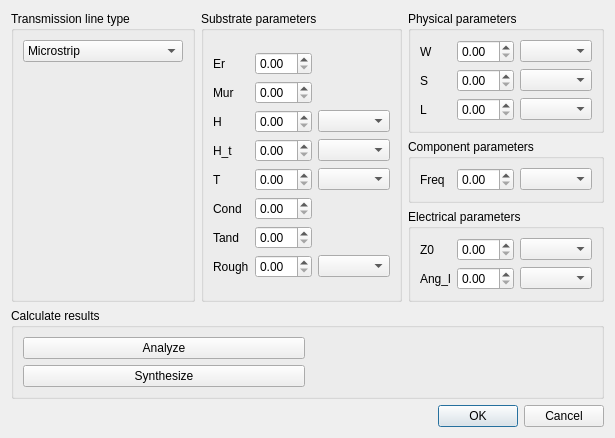
<?xml version="1.0" encoding="UTF-8"?>
<ui version="4.0">
 <class>TransmissionDialog</class>
 <widget class="QDialog" name="TransmissionDialog">
  <property name="geometry">
   <rect>
    <x>0</x>
    <y>0</y>
    <width>533</width>
    <height>425</height>
   </rect>
  </property>
  <property name="windowTitle">
   <string>Transmission Line Calculation</string>
  </property>
  <layout class="QVBoxLayout" name="verticalLayout_7">
   <item>
    <layout class="QHBoxLayout" name="horizontalLayout">
     <item>
      <widget class="QGroupBox" name="groupBox">
       <property name="title">
        <string>Transmission line type</string>
       </property>
       <layout class="QVBoxLayout" name="verticalLayout">
        <item>
         <widget class="QComboBox" name="comboBox">
          <item>
           <property name="text">
            <string>Microstrip</string>
           </property>
          </item>
          <item>
           <property name="text">
            <string>Rectangular waveguide</string>
           </property>
          </item>
          <item>
           <property name="text">
            <string>Coaxial line</string>
           </property>
          </item>
          <item>
           <property name="text">
            <string>Coupled microstrip</string>
           </property>
          </item>
         </widget>
        </item>
        <item>
         <widget class="QLabel" name="pixLineType">
          <property name="text">
           <string/>
          </property>
         </widget>
        </item>
       </layout>
      </widget>
     </item>
     <item>
      <widget class="QGroupBox" name="groupBox_4">
       <property name="title">
        <string>Substrate parameters</string>
       </property>
       <layout class="QVBoxLayout" name="verticalLayout_3">
        <item>
         <layout class="QGridLayout" name="gridLayout">
          <item row="0" column="1">
           <widget class="QDoubleSpinBox" name="doubleSpinBox"/>
          </item>
          <item row="7" column="1">
           <widget class="QDoubleSpinBox" name="doubleSpinBox_3"/>
          </item>
          <item row="4" column="1">
           <widget class="QDoubleSpinBox" name="doubleSpinBox_4"/>
          </item>
          <item row="1" column="1">
           <widget class="QDoubleSpinBox" name="doubleSpinBox_8"/>
          </item>
          <item row="2" column="1">
           <widget class="QDoubleSpinBox" name="doubleSpinBox_2"/>
          </item>
          <item row="3" column="1">
           <widget class="QDoubleSpinBox" name="doubleSpinBox_7"/>
          </item>
          <item row="5" column="1">
           <widget class="QDoubleSpinBox" name="doubleSpinBox_6"/>
          </item>
          <item row="6" column="1">
           <widget class="QDoubleSpinBox" name="doubleSpinBox_5"/>
          </item>
          <item row="2" column="2">
           <widget class="QComboBox" name="comboBox_2"/>
          </item>
          <item row="3" column="2">
           <widget class="QComboBox" name="comboBox_3"/>
          </item>
          <item row="4" column="2">
           <widget class="QComboBox" name="comboBox_4"/>
          </item>
          <item row="7" column="2">
           <widget class="QComboBox" name="comboBox_5"/>
          </item>
          <item row="1" column="0">
           <widget class="QLabel" name="label_5">
            <property name="text">
             <string>Mur</string>
            </property>
           </widget>
          </item>
          <item row="0" column="0">
           <widget class="QLabel" name="label_6">
            <property name="text">
             <string>Er</string>
            </property>
           </widget>
          </item>
          <item row="2" column="0">
           <widget class="QLabel" name="label_7">
            <property name="text">
             <string>H</string>
            </property>
           </widget>
          </item>
          <item row="3" column="0">
           <widget class="QLabel" name="label_8">
            <property name="text">
             <string>H_t</string>
            </property>
           </widget>
          </item>
          <item row="4" column="0">
           <widget class="QLabel" name="label_9">
            <property name="text">
             <string>T</string>
            </property>
           </widget>
          </item>
          <item row="5" column="0">
           <widget class="QLabel" name="label_10">
            <property name="text">
             <string>Cond</string>
            </property>
           </widget>
          </item>
          <item row="6" column="0">
           <widget class="QLabel" name="label_11">
            <property name="text">
             <string>Tand</string>
            </property>
           </widget>
          </item>
          <item row="7" column="0">
           <widget class="QLabel" name="label_12">
            <property name="text">
             <string>Rough</string>
            </property>
           </widget>
          </item>
         </layout>
        </item>
       </layout>
      </widget>
     </item>
     <item>
      <layout class="QVBoxLayout" name="verticalLayout_6">
       <item>
        <widget class="QGroupBox" name="groupBox_5">
         <property name="title">
          <string>Physical parameters</string>
         </property>
         <layout class="QVBoxLayout" name="verticalLayout_4">
          <item>
           <layout class="QGridLayout" name="gridLayout_3">
            <item row="0" column="1">
             <widget class="QDoubleSpinBox" name="doubleSpinBox_13"/>
            </item>
            <item row="1" column="1">
             <widget class="QDoubleSpinBox" name="doubleSpinBox_11"/>
            </item>
            <item row="2" column="1">
             <widget class="QDoubleSpinBox" name="doubleSpinBox_12"/>
            </item>
            <item row="0" column="0">
             <widget class="QLabel" name="label_13">
              <property name="text">
               <string>W</string>
              </property>
             </widget>
            </item>
            <item row="1" column="0">
             <widget class="QLabel" name="label_14">
              <property name="text">
               <string>S</string>
              </property>
             </widget>
            </item>
            <item row="2" column="0">
             <widget class="QLabel" name="label_15">
              <property name="text">
               <string>L</string>
              </property>
             </widget>
            </item>
            <item row="0" column="2">
             <widget class="QComboBox" name="comboBox_6"/>
            </item>
            <item row="1" column="2">
             <widget class="QComboBox" name="comboBox_7"/>
            </item>
            <item row="2" column="2">
             <widget class="QComboBox" name="comboBox_8"/>
            </item>
           </layout>
          </item>
         </layout>
        </widget>
       </item>
       <item>
        <widget class="QGroupBox" name="groupBox_6">
         <property name="title">
          <string>Component parameters</string>
         </property>
         <layout class="QVBoxLayout" name="verticalLayout_5">
          <item>
           <layout class="QGridLayout" name="gridLayout_4">
            <item row="0" column="1">
             <widget class="QDoubleSpinBox" name="doubleSpinBox_10"/>
            </item>
            <item row="0" column="0">
             <widget class="QLabel" name="label_16">
              <property name="text">
               <string>Freq</string>
              </property>
             </widget>
            </item>
            <item row="0" column="2">
             <widget class="QComboBox" name="comboBox_9"/>
            </item>
           </layout>
          </item>
         </layout>
        </widget>
       </item>
       <item>
        <widget class="QGroupBox" name="groupBox_2">
         <property name="title">
          <string>Electrical parameters</string>
         </property>
         <layout class="QVBoxLayout" name="verticalLayout_2">
          <item>
           <layout class="QGridLayout" name="gridLayout_2">
            <item row="1" column="1">
             <widget class="QDoubleSpinBox" name="doubleSpinBox_14"/>
            </item>
            <item row="0" column="1">
             <widget class="QDoubleSpinBox" name="doubleSpinBox_9"/>
            </item>
            <item row="1" column="0">
             <widget class="QLabel" name="label_18">
              <property name="text">
               <string>Ang_l</string>
              </property>
             </widget>
            </item>
            <item row="0" column="0">
             <widget class="QLabel" name="label_17">
              <property name="text">
               <string>Z0</string>
              </property>
             </widget>
            </item>
            <item row="0" column="2">
             <widget class="QComboBox" name="comboBox_11"/>
            </item>
            <item row="1" column="2">
             <widget class="QComboBox" name="comboBox_10"/>
            </item>
           </layout>
          </item>
         </layout>
        </widget>
       </item>
      </layout>
     </item>
    </layout>
   </item>
   <item>
    <widget class="QGroupBox" name="groupBox_3">
     <property name="title">
      <string>Calculate results</string>
     </property>
     <layout class="QHBoxLayout" name="horizontalLayout_2">
      <item>
       <layout class="QVBoxLayout" name="verticalLayout_8">
        <item>
         <widget class="QPushButton" name="pushButton">
          <property name="sizePolicy">
           <sizepolicy hsizetype="Minimum" vsizetype="Fixed">
            <horstretch>0</horstretch>
            <verstretch>0</verstretch>
           </sizepolicy>
          </property>
          <property name="text">
           <string>Analyze</string>
          </property>
         </widget>
        </item>
        <item>
         <widget class="QPushButton" name="pushButton_2">
          <property name="sizePolicy">
           <sizepolicy hsizetype="Minimum" vsizetype="Fixed">
            <horstretch>0</horstretch>
            <verstretch>0</verstretch>
           </sizepolicy>
          </property>
          <property name="text">
           <string>Synthesize</string>
          </property>
         </widget>
        </item>
       </layout>
      </item>
      <item>
       <widget class="QLabel" name="labelOutput">
        <property name="sizePolicy">
         <sizepolicy hsizetype="Preferred" vsizetype="Preferred">
          <horstretch>0</horstretch>
          <verstretch>0</verstretch>
         </sizepolicy>
        </property>
        <property name="text">
         <string/>
        </property>
       </widget>
      </item>
     </layout>
    </widget>
   </item>
   <item>
    <widget class="QDialogButtonBox" name="buttonBox">
     <property name="orientation">
      <enum>Qt::Horizontal</enum>
     </property>
     <property name="standardButtons">
      <set>QDialogButtonBox::Cancel|QDialogButtonBox::Ok</set>
     </property>
    </widget>
   </item>
  </layout>
 </widget>
 <resources/>
 <connections>
  <connection>
   <sender>buttonBox</sender>
   <signal>accepted()</signal>
   <receiver>TransmissionDialog</receiver>
   <slot>accept()</slot>
   <hints>
    <hint type="sourcelabel">
     <x>248</x>
     <y>254</y>
    </hint>
    <hint type="destinationlabel">
     <x>157</x>
     <y>274</y>
    </hint>
   </hints>
  </connection>
  <connection>
   <sender>buttonBox</sender>
   <signal>rejected()</signal>
   <receiver>TransmissionDialog</receiver>
   <slot>reject()</slot>
   <hints>
    <hint type="sourcelabel">
     <x>316</x>
     <y>260</y>
    </hint>
    <hint type="destinationlabel">
     <x>286</x>
     <y>274</y>
    </hint>
   </hints>
  </connection>
 </connections>
</ui>
